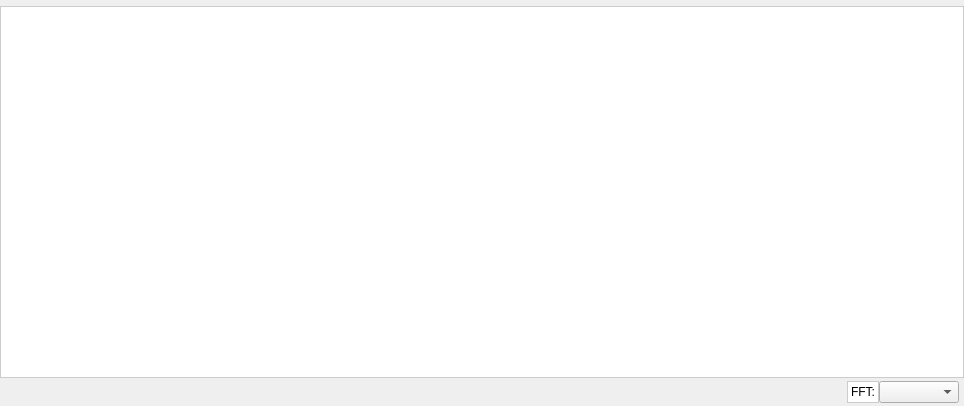
<?xml version="1.0" encoding="UTF-8"?>
<ui version="4.0">
 <class>SpgWindow</class>
 <widget class="QWidget" name="SpgWindow">
  <property name="geometry">
   <rect>
    <x>0</x>
    <y>0</y>
    <width>964</width>
    <height>406</height>
   </rect>
  </property>
  <property name="windowTitle">
   <string>Form</string>
  </property>
  <property name="styleSheet">
   <string notr="true">
QMainWindow {
    background-color: #f0f0f0;
}
QFrame {
    background-color: #ffffff;
    border: 1px solid #cccccc;
}
QPushButton {
    background-color: #007acc;
    color: white;
    border: none;
    padding: 5px;
    border-radius: 3px;
}
QPushButton:hover {
    background-color: #005f9e;
}
QPushButton:pressed {
    background-color: #004a7c;
}
QTabWidget::pane {
    border: 1px solid #cccccc;
    background: #ffffff;
}
QTabBar::tab {
    background: #e0e0e0;
    border: 1px solid #cccccc;
    padding: 5px;
}
QTabBar::tab:selected {
    background: #ffffff;
    border-bottom: none;
}
   </string>
  </property>
  <layout class="QGridLayout" name="gridLayout">
   <property name="leftMargin">
    <number>0</number>
   </property>
   <property name="topMargin">
    <number>6</number>
   </property>
   <property name="rightMargin">
    <number>0</number>
   </property>
   <property name="bottomMargin">
    <number>3</number>
   </property>
   <property name="horizontalSpacing">
    <number>5</number>
   </property>
   <property name="verticalSpacing">
    <number>3</number>
   </property>
   <item row="1" column="1">
    <layout class="QGridLayout" name="gridLayout_3">
     <item row="0" column="1">
      <widget class="QLabel" name="label">
       <property name="text">
        <string>FFT:</string>
       </property>
      </widget>
     </item>
     <item row="0" column="2">
      <widget class="QComboBox" name="fft_combobox">
       <property name="minimumSize">
        <size>
         <width>80</width>
         <height>0</height>
        </size>
       </property>
       <property name="maximumSize">
        <size>
         <width>81</width>
         <height>16777215</height>
        </size>
       </property>
      </widget>
     </item>
     <item row="0" column="0">
      <spacer name="horizontalSpacer">
       <property name="orientation">
        <enum>Qt::Horizontal</enum>
       </property>
       <property name="sizeHint" stdset="0">
        <size>
         <width>40</width>
         <height>20</height>
        </size>
       </property>
      </spacer>
     </item>
    </layout>
   </item>
   <item row="0" column="0" colspan="3">
    <widget class="QFrame" name="SpgChart">
     <property name="sizePolicy">
      <sizepolicy hsizetype="Expanding" vsizetype="Expanding">
       <horstretch>0</horstretch>
       <verstretch>0</verstretch>
      </sizepolicy>
     </property>
     <property name="frameShape">
      <enum>QFrame::StyledPanel</enum>
     </property>
     <property name="frameShadow">
      <enum>QFrame::Raised</enum>
     </property>
     <property name="lineWidth">
      <number>0</number>
     </property>
     <property name="midLineWidth">
      <number>0</number>
     </property>
     <layout class="QGridLayout" name="gridLayout_2">
      <property name="leftMargin">
       <number>0</number>
      </property>
      <property name="topMargin">
       <number>0</number>
      </property>
      <property name="rightMargin">
       <number>0</number>
      </property>
      <property name="bottomMargin">
       <number>0</number>
      </property>
      <property name="spacing">
       <number>2</number>
      </property>
     </layout>
    </widget>
   </item>
  </layout>
 </widget>
 <resources/>
 <connections/>
</ui>
